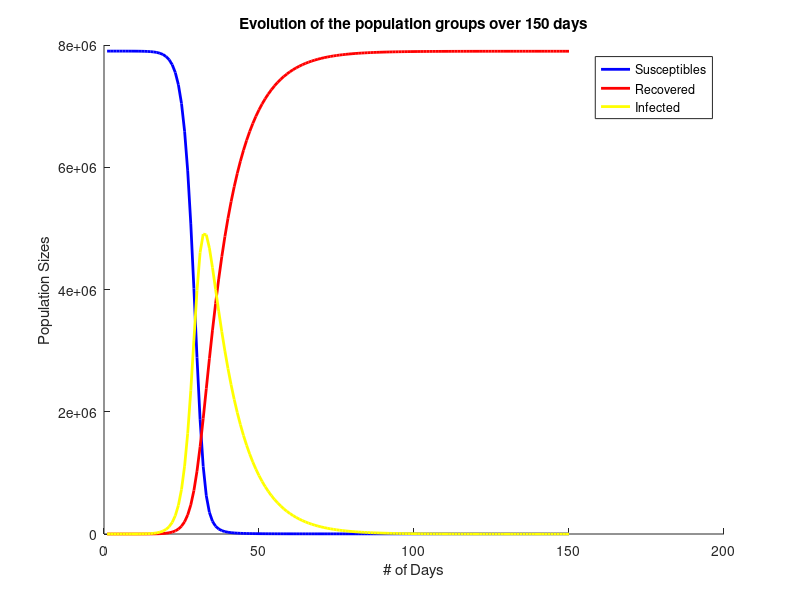
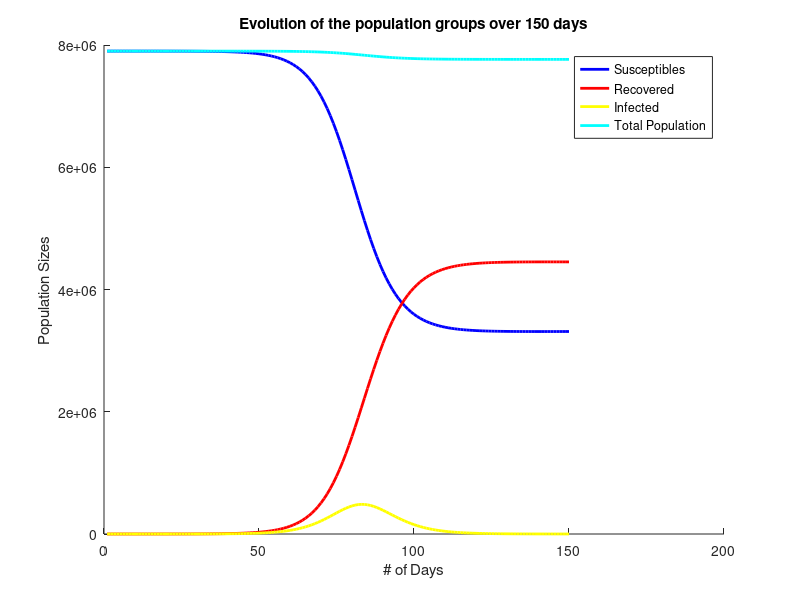
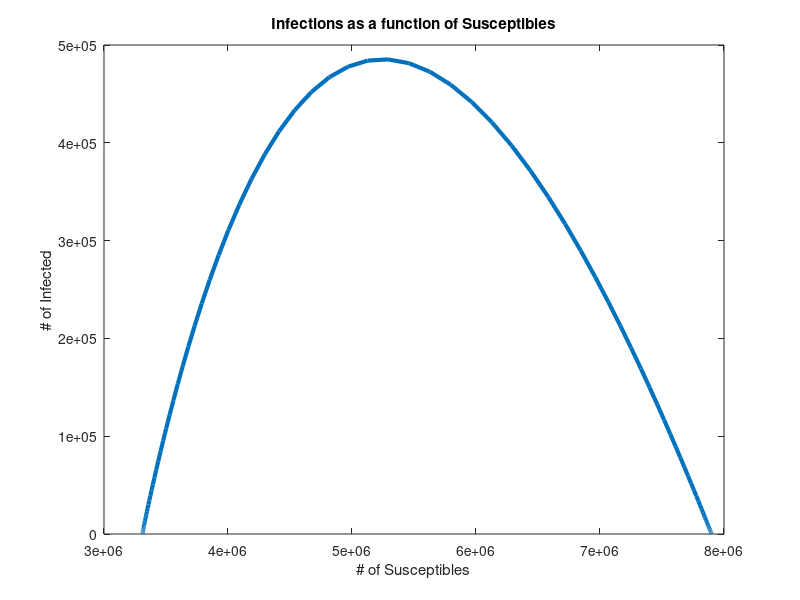
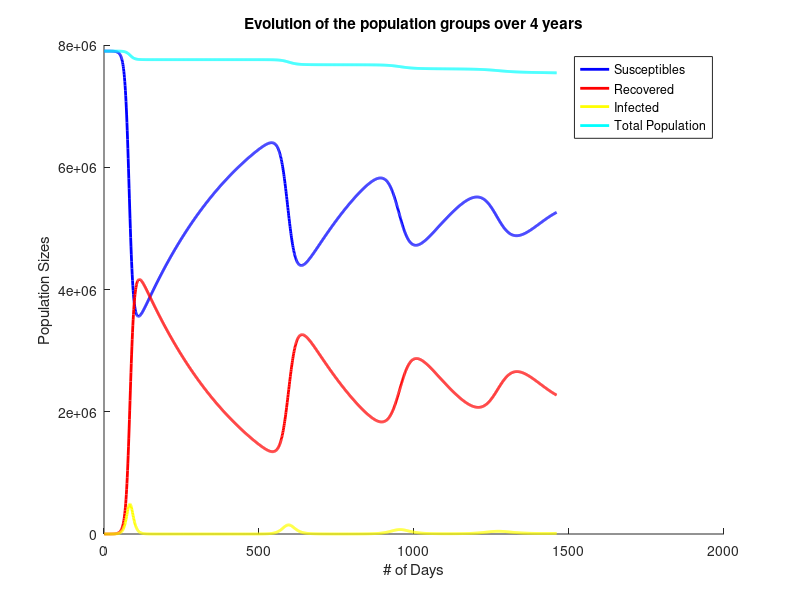

The MATLAB script that drew these images, in order:
% Ryker Dolese, CAAM 210, FALL 2022, Project 5 on Infectious Disease Modeling
% solvesir.m
% This script is for the 6th Project on Canvas (Pledged)
% Last Modified: October 12th, 2022


function solvesir
M=7900000; % set our initial population
I0=10; % initial number of infections
initialval = [M-I0, 0]; % suceptibles is population - infected and recovered is 0
simpleSIR (M, 0.7, 0.1, initialval, 150); % call simple SIR function
mu = 1./(76*365); % define mu for variableSIR
variableSIR (0.5, 0.33, 0.01, mu, 7900000, 0, 10, 150); % call variable SIR
omega = 1./365; % define omega for variableimmSIR
variableimmSIR (0.5, 0.33, 0.01, mu, omega, 7900000, 0, 10, 1460);
% call variableimmSIR function, which accounts for loss of immunity

end

function [S, R, I] = simpleSIR (M, alpha, beta, initialval, Tfinal)
% Inputs:
% - M (total population)
% - alpha (fixed numbercontacts per day, sufficient to spread the disease)
% - beta (fraction of infected group that will recover per day)
% - initialval (vector of initial # of susceptibles and recovered)
% - Tfinal (total time that we track populations)
% Outputs:
% - S (# of susceptibles)
% - R (# of recovered individuals)
% - I (# of infected individuals)
% This function uses the SIR model to predict how an infectious disease
% spreads throughout a population given a set number of inputs.
t = 1:Tfinal; % time vector
S(1) = initialval(1); % intitial # of susceptibles
R(1) = initialval(2); % intitial # of Recovered
I(1) = M-S(1)-R(1); % intitial # of Infected

for i = 1:length(t)-1 % run simulation for given amount of time
    S(i+1)=S(i)-(alpha/M)*S(i)*I(i);
    R(i+1)=R(i)+beta*I(i);
    I(i+1)=M-S(i+1)-R(i+1);
    % calculating our different populations for each time iteration
end

figure % produce figure
hold on
plot(t, S, 'b', 'linewidth', 2) % plot susceptibles
plot(t, R, 'r', 'linewidth', 2) % plot recovered
plot(t, I, 'y', 'linewidth', 2) % plot infected
legend ('Susceptibles', 'Recovered', 'Infected') % produce legend
xlabel('# of Days')
ylabel('Population Sizes')
% label our axes accordingly
title('Evolution of the population groups over 150 days') % give our plot a great title

% Question 1 - part 2
% Since we increased alpha (the number of contacts an infected individual
% has per day), we see that the infections increase exponentially much
% sooner. Additionally, since beta (the recovery rate) decreased, we can
% see that the amount of recovered people tends to be delayed until
% after the peak of infections. Due to these factors, nearly everyone is
% infected and the susceptible count approaches zero.

end

function variableSIR (alpha,beta,gamma,mu, S0, R0, I0, Tfinal)
% Inputs:
% - alpha (fixed numbercontacts per day, sufficient to spread the disease)
% - beta (fraction of infected group that will recover per day)
% - gamma (loss of individuals from the infected group)
% - mu (deaths from other causes)
% - S0 (initial # of susceptibles)
% - R (initial # of recovered individuals)
% - I (initial # of infected individuals)
% - Tfinal (total time that we track populations)
% Outputs:
% This function uses the SIR model to predict how an infectious disease
% spreads throughout a population given a set number of inputs. This model
% takes into consideration the fluctuation of total population and deaths
% associated with the infection.
t = 1:Tfinal; % time vector
S(1) = S0; % assign initial # of susceptibles
R(1) = R0; % assign initial # of recovered individuals)
I(1) = I0; % assign initial # of infected individuals
M(1) = R0+S0+I0; % total population = susceptibles + recovered + infected
for i = 1:length(t)-1
    S(i+1)=S(i)-(alpha/M(i))*S(i)*I(i)+(mu*M(i))-(mu*S(i));
    R(i+1)=R(i)+beta*I(i)-mu*R(i);
    I(i+1)=I(i)+(alpha/M(i))*S(i)*I(i)-beta*I(i)-(mu+gamma)*I(i);
    M(i+1)= M(i)-gamma*I(i);

    % calculating our different populations for each time iteration; this
    % time we include total population, since it fluctuates due to deaths
end

figure % produce figure
hold on
plot(t, S, 'b', 'linewidth', 2) % plot susceptibles
plot(t, R, 'r', 'linewidth', 2) % plot recovered
plot(t, I, 'y', 'linewidth', 2) % plot infected
plot(t, M, 'c', 'linewidth', 2) % plot of total population
legend ('Susceptibles', 'Recovered', 'Infected', 'Total Population') % produce legend
xlabel('# of Days')
ylabel('Population Sizes')
% label our axes accordingly
title('Evolution of the population groups over 150 days') % give our plot a great title
hold off

figure % produce 2nd figure
plot(S, I, 'linewidth', 3) % plot susceptibles (x axis) and infections (y axis)
xlabel('# of Susceptibles')
ylabel('# of Infected')
% label the axes
title('Infections as a function of Susceptibles') % give it a title
hold off

end

function variableimmSIR (alpha,beta,gamma,mu, omega, S0, R0, I0,Tfinal)
% Inputs:
% - alpha (fixed numbercontacts per day, sufficient to spread the disease)
% - beta (fraction of infected group that will recover per day)
% - gamma (loss of individuals from the infected group)
% - mu (deaths from other causes)
% - omega (fraction of recovered population that become susceptible again)
% - S0 (initial # of susceptibles)
% - R (initial # of recovered individuals)
% - I (initial # of infected individuals)
% - Tfinal (total time that we track populations)
% Outputs:
% This function uses the SIR model to predict how an infectious disease
% spreads throughout a population given a set number of inputs. This model
% takes into consideration the fluctuation of total population and deaths
% associated with the infection. Additionally, this model accounts for loss
% of immunity from the recovered population.
t = 1:Tfinal; % time vector
S(1) = S0; % assign initial # of susceptibles
R(1) = R0; % assign initial # of recovered individuals)
I(1) = I0; % assign initial # of infected individuals
M(1) = S0+R0+I0; % total population = susceptibles + recovered + infected
for i = 1:length(t)-1
    S(i+1)=S(i)-(alpha/M(i))*S(i)*I(i)+(mu*M(i))-(mu*S(i))+omega*R(i);
    R(i+1)=R(i)+beta*I(i)-mu*R(i)-omega*R(i);
    I(i+1)=I(i)+(alpha/M(i))*S(i)*I(i)-beta*I(i)-(mu+gamma)*I(i);
    M(i+1)= M(i)-gamma*I(i);
    % calculating our different populations for each time iteration; this
    % time we subtract omega*R(i) from the # of recovered and add this to
    % the # of susceptibles. This takes into consideration the loss of
    % immunity.
end
figure % produce figure
hold on
plot(t, S, 'b', 'linewidth', 2) % plot susceptibles
plot(t, R, 'r', 'linewidth', 2) % plot recovered
plot(t, I, 'y', 'linewidth', 2) % plot infected
plot(t, M, 'c', 'linewidth', 2) % plot of total population
legend ('Susceptibles', 'Recovered', 'Infected', 'Total Population')
% make a legend
xlabel('# of Days')
ylabel('Population Sizes')
% label our axes
title('Evolution of the population groups over 4 years')
% make a new title (this plot is over 4 years)
hold off

figure % produce new figure
plot(S, I, 'linewidth', 3) % plot infections v. susceptibles
xlabel('# of Susceptibles')
ylabel('# of Infected')
% label the axes
title('Phase Plane of Epidemic Wave') % title our plot accordingly
hold off
end



